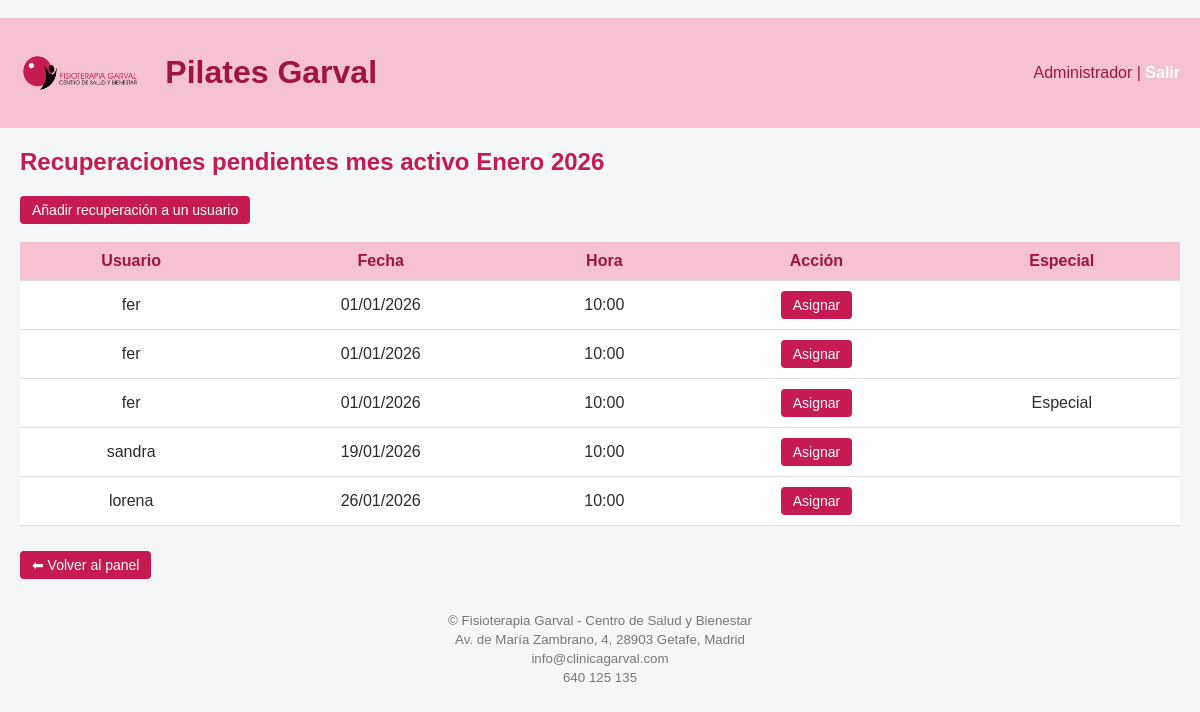
The app's page /admin/recuperaciones (signed in), older data.
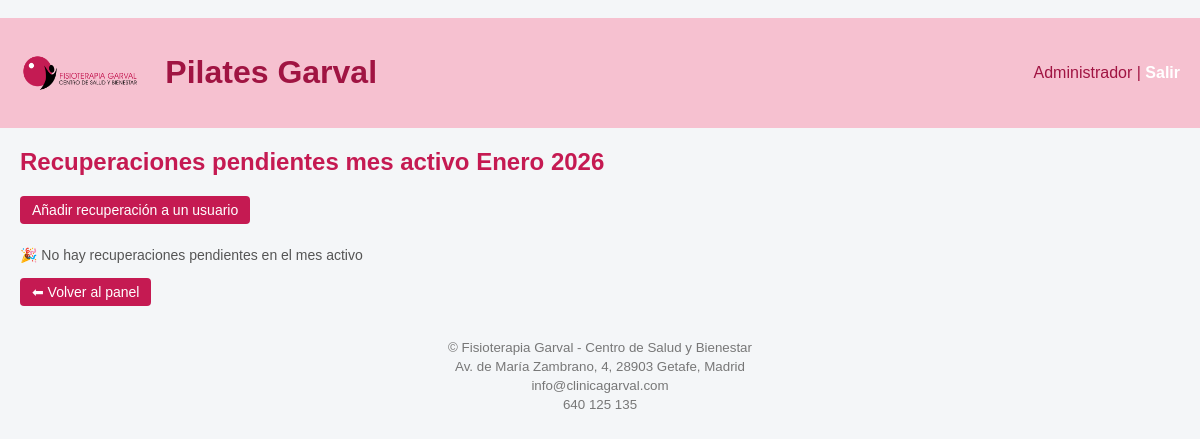
The same page, newer data.
### tables this page shows
CREATE TABLE configuracion (
    id INTEGER PRIMARY KEY CHECK (id = 1),
    year INTEGER NOT NULL,
    month INTEGER NOT NULL
);

CREATE TABLE "recuperaciones" (
	"id"	INTEGER,
	"usuario_id"	INTEGER NOT NULL,
	"clase_original_id"	INTEGER NOT NULL,
	"fecha_clase"	TEXT NOT NULL,
	"fecha_creacion"	TEXT NOT NULL,
	"asignada"	INTEGER DEFAULT 0,
	"especial"	INTEGER,
	PRIMARY KEY("id" AUTOINCREMENT),
	FOREIGN KEY("clase_original_id") REFERENCES "clases"("id"),
	FOREIGN KEY("usuario_id") REFERENCES "usuarios"("id")
);

CREATE TABLE "usuarios" (
	"id"	INTEGER,
	"nombre"	TEXT,
	"email"	TEXT,
	"rol"	TEXT,
	"clases_semana"	INTEGER,
	"password"	TEXT,
	PRIMARY KEY("id" AUTOINCREMENT)
);

CREATE TABLE "clases" (
	"id"	INTEGER,
	"fecha"	TEXT,
	"hora"	TEXT,
	"capacidad"	INTEGER,
	"clase_base_id"	INTEGER,
	"dia_semana"	INTEGER, es_festivo INTEGER DEFAULT 0, motivo_festivo TEXT, descripcion TEXT,
	PRIMARY KEY("id" AUTOINCREMENT)
);

### app.py (the view)
@app.route("/admin/recuperaciones")
@login_required
@role_required("admin")
def admin_recuperaciones():
    if session.get("rol") != "admin":
        abort(403)
    conn = conectar()
    c = conn.cursor()
    year, month = obtener_mes_activo()
    meses = [
        "Enero", "Febrero", "Marzo", "Abril", "Mayo", "Junio",
        "Julio", "Agosto", "Septiembre", "Octubre", "Noviembre", "Diciembre"
    ]
    mes_literal = meses[month - 1]
    pendientes = c.execute("""
        SELECT
           r.id,
           u.nombre,
           c.fecha,
           c.hora,
           r.especial
        FROM recuperaciones r
        JOIN usuarios u ON u.id = r.usuario_id
        JOIN clases c ON c.id = r.clase_original_id
        WHERE r.asignada = 0
           AND substr(c.fecha, 1, 7) = ?
        ORDER BY c.fecha
    """, (f"{year}-{month:02d}",)).fetchall()
    conn.close()
    return render_template(
        "recuperaciones.html",
        pendientes=pendientes,
        mes_literal=mes_literal,
        year=year
    )

### app.py (called while the page is built)
def obtener_mes_activo():
    conn = conectar()
    c = conn.cursor()
    fila = c.execute("""
        SELECT year, month
        FROM configuracion
        WHERE id = 1
    """).fetchone()
    conn.close()
    return fila[0], fila[1]

### auth.py (called while the page is built)
def login_required(f):
    @wraps(f)
    def wrapper(*args, **kwargs):
        if not session.get("user_id"):
            return redirect(url_for("login", next=request.path))
        return f(*args, **kwargs)
    return wrapper

def role_required(*roles):
    def deco(f):
        @wraps(f)
        def wrapper(*args, **kwargs):
            if not session.get("user_id"):
                return redirect(url_for("login", next=request.path))
            if session.get("rol") not in roles:
                abort(403)
            return f(*args, **kwargs)
        return wrapper
    return deco

### db.py (called while the page is built)
def conectar():
    return sqlite3.connect("clinica.db")

### templates/recuperaciones.html (shortened to what this page needs)
﻿{% extends "base.html" %}
{% block content %}
<h2>Recuperaciones pendientes mes activo {{ mes_literal }} {{ year }}</h2>
<div class="acciones-superior">
    <a href="/admin/recuperaciones_nueva" class="boton">Añadir recuperación a un usuario
    </a>
</div>
<br />
{% if pendientes %}
<table>
    <tr>
        <th>Usuario</th>
        <th>Fecha</th>
        <th>Hora</th>
        <th>Acción</th>
        <th>Especial</th>
    </tr>
    {% for id, nombre, fecha, hora, especial in pendientes %}
    {% set f = fecha | replace("-", "/") %}
    <tr>
        <td>{{ nombre }}</td>
        <td>{{ f[8:10] }}/{{ f[5:7] }}/{{ f[0:4] }}</td>
        <td>{{ hora }}</td>
        <td class="acciones">
            <a href="/admin/recuperaciones/asignar/{{ id }}" class="boton">
                Asignar
            </a>
        </td>
        <td>{% if especial == 1 %}especial{% endif %}</td>
    </tr>
    {% endfor %}
</table>
{% else %}
<p class="info-clases">
    🎉 No hay recuperaciones pendientes en el mes activo
</p>
{% endif %}
<a href="/admin" class="boton boton-secundario">⬅ Volver al panel</a>
{% endblock %}

### templates/base.html (shortened to what this page needs)
﻿<!DOCTYPE html>
<html lang="es">
<head>
    <link rel="stylesheet" href="/static/estilo.css">
</head>
<body>
    <header>
        <div class="header-left">
            <img src="{{ url_for('static', filename='img/logo.png') }}" alt="Logo" class="logo">
            <h1>Pilates Garval</h1>
        </div>
        {% if session.nombre %}
        <div class="usuario">
            {{ session.nombre }} |
            <a href="/">Salir</a>
        </div>
        {% endif %}
    </header>
    <main>
        {% block content %}{% endblock %}
    </main>
    <footer>
        <p><small>© Fisioterapia Garval - Centro de Salud y Bienestar</small></p>
        <p><small>Av. de María Zambrano, 4, 28903 Getafe, Madrid</small></p>
        <p><small>info@clinicagarval.com</small></p>
        <p><small>640 125 135</small></p>
    </footer>
</body>
</html>

### static/estilo.css (style rules this page uses)
:root { --primary: #c51a52; --primary-dark: #a01442; --primary-light: #f6c1d0; --bg: #f4f6f8; --text: #2c2c2c; }
body { font-family: Arial, sans-serif; margin: 0; background: var(--bg); color: var(--text); }
header { background: var(--primary-light); color: var(--primary-dark); padding: 15px 20px; display: flex; justify-content: space-between; align-items: center; }
header a { color: white; text-decoration: none; font-weight: bold; }
.header-left { display: flex; align-items: center; gap: 12px; }
.logo { height: 40px; width: auto; }
main { padding: 20px; }
h2, h3 { color: var(--primary); margin-top: 0; }
a.boton, button { background: var(--primary); color: white; padding: 6px 12px; border-radius: 4px; text-decoration: none; font-size: 14px; display: inline-block; }
footer { text-align: center; padding: 10px; color: #777; }
.boton-secundario { background: #ddd; color: #333; padding: 10px 14px; border-radius: 4px; text-decoration: none; text-align: center; }
footer p { margin: 4px 0; }
.info-clases { margin-top: 5px; margin-bottom: 15px; color: #555; font-size: 14px; }

Row changes from the older to the newer data that the page shows:
removed recuperaciones: nombre "fer", f "01", f "2026", hora "10:00"
removed recuperaciones: nombre "fer", f "01", f "2026", hora "10:00"
removed recuperaciones: nombre "fer", f "01", f "2026", hora "10:00", especial "Especial"
removed recuperaciones: nombre "sandra", f "19", f "01", f "2026", hora "10:00"
removed recuperaciones: nombre "lorena", f "26", f "01", f "2026", hora "10:00"
Text that changed along with them:
text no longer shown: "Usuario Fecha Hora Acción Especial"
text now shown: "🎉 No hay recuperaciones pendientes en el mes activo"
